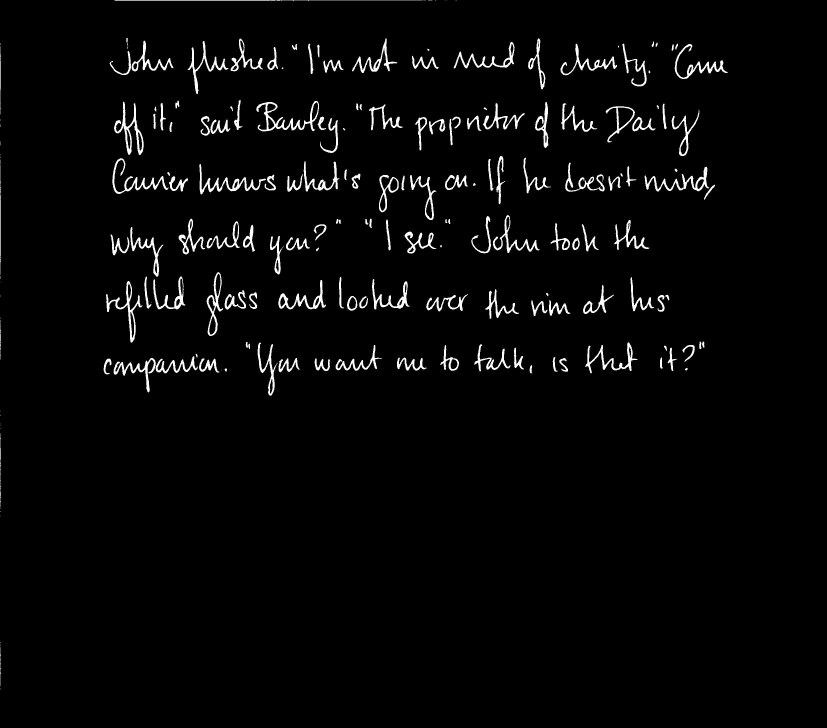
#> input picture Segmentation/test/allLines.jpg, 2479 x 2183 px (shown at 1/3 size); its folder holds only this picture in this run
$ python -i segmentation.py   (imports and definitions only)
#> lines starting #> are read from the running program, lines starting #| are printed output that depends on the picture; after the words box and inside, x2 and y2 are one past the last pixel; in counts of white or black regions, pixels touching at a corner belong together
#> further down, picture is the input picture: shape (2183, 2479); min 0, max 255, mean 7
import cv2
import numpy as np
import glob
import time
import skimage.io as io
from skimage.filters import *
import matplotlib.pyplot as plt
from skimage.morphology import *
from skimage.exposure import equalize_hist
from skimage.filters import gaussian,median
import math
from scipy  import signal

# [71 lines left out: functions binarize_gray_img, extract_lines, remove_duplicates, get_lines_positions, get_writtig_area, get_writing_lines_limits, not called in this run]


# ----------------------------------------------------------------
#Functions
# houghlines variables

rho = 10 # distance resolution in pixels of the Hough grid
theta = np.pi / 180  # angular resolution in radians of the Hough grid
threshold = 150  # minimum number of votes (intersections in Hough grid cell)
min_line_length = 350  # minimum number of pixels making up a line
max_line_gap = 10# maximum gap in pixels between connectable line segments


# [4 lines left out: function ShowImage, not called in this run]

def GetLinesP(img):
    blur_gauss = cv2.GaussianBlur(img,(5,5),0)
    _ , threshed = cv2.threshold(blur_gauss , 200 , 255 , cv2.THRESH_BINARY_INV|cv2.THRESH_OTSU)
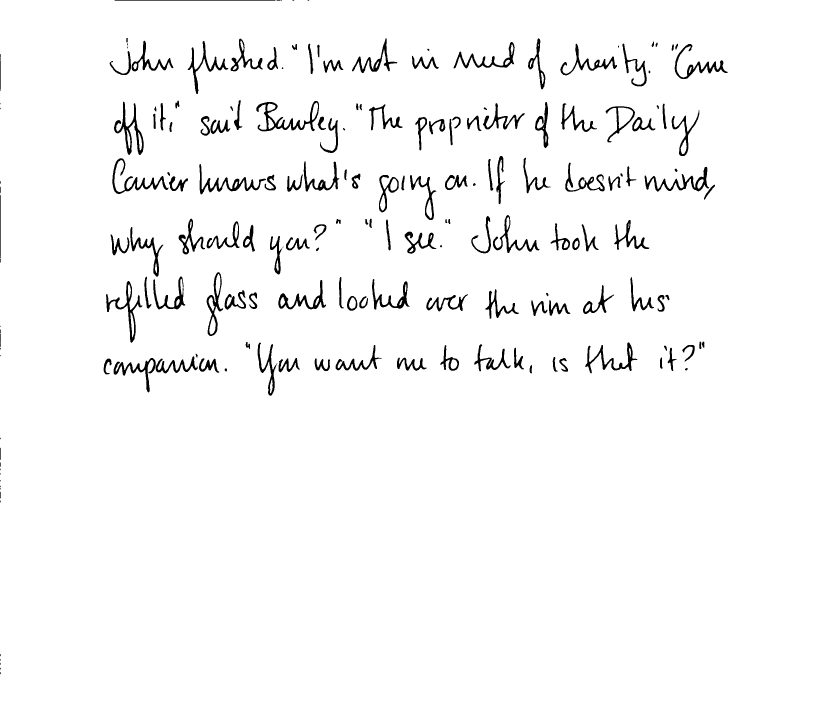
#> threshed: shape (2183, 2479) (shown at 1/3 size); 97.1% white; 181 black regions (25 under 20 px), largest, box (x1, y1, x2, y2) and area: (769, 303, 957, 394) 4007, (342, 305, 431, 465) 3587, (598, 492, 798, 583) 3375
    # ShowImage(threshed)
    line_image = np.copy(img) * 0  # creating a blank to draw lines on
#> line_image: shape (2183, 2479); every value is 0

    lines = cv2.HoughLinesP(threshed, rho, theta, threshold, np.array([]),
                        min_line_length, max_line_gap)
    return lines , line_image


def drawLines(lines , imgToDrawOn):

    for line in lines:
        for x1,y1,x2,y2 in line:
            cv2.line(imgToDrawOn,(x1,y1),(x2,y2),(255,0,0),5)
#> this loop made 3491 passes
#> line on passes 1 to 3: [[0, 2080, 2044, 425]], [[146, 2182, 1893, 716]], [[0, 2164, 2478, 85]]
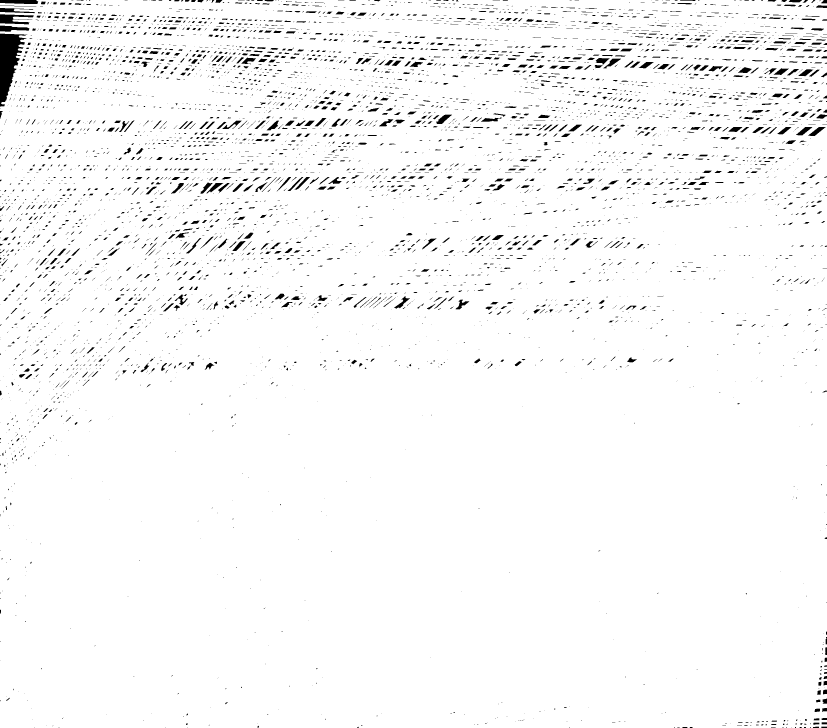
#> imgToDrawOn: shape (2183, 2479) (shown at 1/3 size); 97.2% white; 5463 black regions (3720 under 20 px), largest, box (x1, y1, x2, y2) and area: (0, 101, 82, 320) 9337, (0, 43, 101, 73) 1768, (0, 0, 115, 12) 1219

# [5 lines left out: function printLines, not called in this run]


def AllFunctionalitiesP(img,printLine = False ):

    lines , line_image = GetLinesP(img)
    drawLines(lines,line_image)
    if(printLine) : printLines(lines)
    lines_edges = cv2.addWeighted(img, 0.8, line_image, 1, 0)

    return lines_edges , lines

# [14 lines left out: function get_valid_line_limits, not called in this run]

>>> import cv2
>>> picture = cv2.imread('test/allLines.jpg', cv2.IMREAD_GRAYSCALE)
>>> result = AllFunctionalitiesP(picture)
